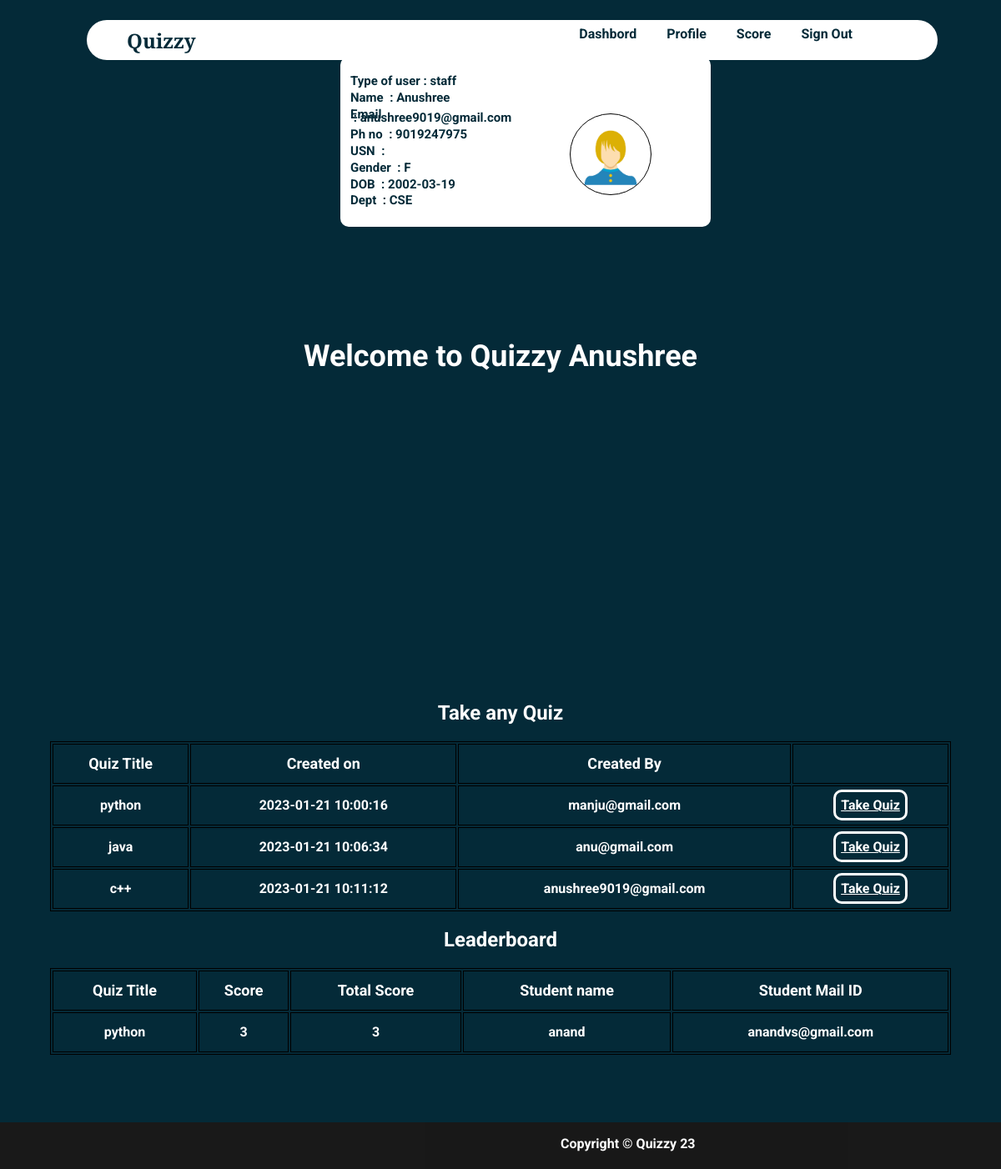
The app's page /homestud.php (signed in) with its own data.
### tables this page shows
CREATE TABLE IF NOT EXISTS `staff` (
  `staffid` varchar(10) NOT NULL,
  `name` varchar(20) NOT NULL,
  `mail` varchar(30) NOT NULL,
  `phno` varchar(10) NOT NULL,
  `gender` varchar(1) NOT NULL,
  `DOB` varchar(10) NOT NULL,
  `pw` varchar(200) NOT NULL,
  `dept` varchar(3) DEFAULT NULL,
  PRIMARY KEY (`mail`),
  UNIQUE KEY `mail` (`mail`,`phno`),
  UNIQUE KEY `staffid` (`staffid`)
);

CREATE TABLE IF NOT EXISTS `quiz` (
  `quizid` int NOT NULL AUTO_INCREMENT,
  `quizname` varchar(20) NOT NULL,
  `date_created` timestamp NOT NULL DEFAULT CURRENT_TIMESTAMP,
  `mail` varchar(30) DEFAULT NULL,
  PRIMARY KEY (`quizid`),
  KEY `mail` (`mail`)
);

CREATE TABLE IF NOT EXISTS `score` (
  `slno` int NOT NULL AUTO_INCREMENT,
  `score` int NOT NULL,
  `quizid` int NOT NULL,
  `mail` varchar(30) DEFAULT NULL,
  `totalscore` int DEFAULT NULL,
  `remark` varchar(20) DEFAULT NULL,
  PRIMARY KEY (`slno`),
  KEY `quizid` (`quizid`),
  KEY `mail` (`mail`)
);

CREATE TABLE IF NOT EXISTS `student` (
  `usn` varchar(10) NOT NULL,
  `name` varchar(20) NOT NULL,
  `mail` varchar(30) NOT NULL,
  `phno` varchar(10) NOT NULL,
  `gender` varchar(1) NOT NULL,
  `DOB` varchar(10) NOT NULL,
  `pw` varchar(200) NOT NULL,
  `dept` varchar(3) DEFAULT NULL,
  PRIMARY KEY (`mail`),
  UNIQUE KEY `mail` (`mail`),
  UNIQUE KEY `phno` (`phno`),
  UNIQUE KEY `usn` (`usn`),
  KEY `dept` (`dept`)
);

### homestud.php (the view, shortened to what this page needs)
<html>
<head>
</head>
<?php
require_once 'sql.php';
                $conn = mysqli_connect($servername, $username, $password, $dbname);if (!$conn) {
    echo "<script>alert(\"Database error retry after some time !\")</script>";
}
?>
<body style="color: #fff !important;font-weight:bolder;margin: 0 !important;font-weight: bolder !important;font-family: 'Roboto', sans-serif;">
    <div style="background-color: #042A38;height:auto;">
        <div class="navbar" style="display: grid;width: 85%;height:3rem;color:#042A38;position:fixed;border-radius:10rem;margin-top:1.5rem;margin-left:6.5rem;">
        <section style="margin-left: 3rem;height:3rem;display:grid;padding-top: 8px;padding-bottom: 3px; font-size: 1.5rem;font-family: 'Libre Baskerville', serif;">Quizzy</section>
            <ul style="display: inline-flex;padding: 0 !important;margin-top: 0;float: right;right: 10rem;top:0.8rem;position: fixed;width: 50vw;">
                <li onclick="dash()">Dashbord</li>
                <li onclick="prof()">Profile</li>
                <li onclick="score()">Score</li>
                <li onclick="lo()">Sign Out</li>
            </ul>
        </div><br><br>
        <?php
        $type1 = $_SESSION["type"];
        $username1 = $_SESSION["username"];
        $sql = "select * from " . $type1 . " where mail='{$username1}'";
        $res =   mysqli_query($conn, $sql);
        if ($res == true) {
            global $dbmail, $dbpw;
            while ($row = mysqli_fetch_array($res)) {
                $dbmail = $row['mail'];
                $dbname = $row['name'];
                $dbusn = $row['usn'];
                $dbphno = $row['phno'];
                $dbgender = $row['gender'];
                $dbdob = $row['DOB'];
                $dbdept = $row['dept'];
            }
        }
        ?>
        <center><section style="width:100vw;height:20rem;margin:0vw;margin-top:23rem;font-size:3vw;">Welcome to Quizzy&nbsp;<?php echo $dbname ?></section></center>
        <section style="color:#fff !important"><br><br><br><br><br>
        <?php
            $sql ="select * from quiz";
            $res=mysqli_query($conn,$sql);
            if($res)
            {
                echo "<center><h1 style=\"font-size:2vw;\">Take any Quiz</h1></center>";
                echo "<center><table><thead><tr><td>Quiz Title</td><td>Created on</td><td>Created By</td><td>  </td></tr></thead>";
                while ($row = mysqli_fetch_assoc($res)) {
                    echo "<tr><td>".$row["quizname"]."</td><td>".$row["date_created"]."</td><td>".$row["mail"]."</td><td><a id=\"tq\" href='takeq.php?qid=".$row['quizid']."'>Take Quiz</button></tr>";
                }
                echo "</table></center>";
            }
            ?>
        </section>
        <section class="prof" id="prof" style="display: grid;color:#042A38;">
        <div class="container1">
                <p><b>Type of user&nbsp;:&nbsp;<?php echo $type1 ?></b></p>
                <p><b>Name &nbsp;:&nbsp;<?php echo $dbname ?></b></p>
                <p><b>Email &nbsp;:&nbsp;<?php echo $dbmail ?></b></p>
                <p><b>Ph no &nbsp;:&nbsp;<?php echo $dbphno ?></b></p>
                <p><b>USN &nbsp;:&nbsp;<?php echo $dbusn ?></b></p>
                <p><b>Gender &nbsp;:&nbsp;<?php echo $dbgender ?></b></p>
                <p><b>DOB &nbsp;:&nbsp;<?php echo $dbdob ?></b></p>
                <p><b>Dept &nbsp;:&nbsp;<?php echo $dbdept ?></b></p>
        </div>
        <div class="container2">
            <img src=" images/user.png">
        </div>
        </section>
            <section style="color:#fff !important">
            <?php
            $sql="call leaderboard;";
            $res=mysqli_query($conn,$sql);
            if($res)
            {
                echo "<center><h1 style=\"font-size: 2vw\">Leaderboard</h1></center>";
                echo "<table id=\"le\"><thead><tr><td>Quiz Title</td><td>Score</td><td>Total Score</td><td>Student name</td><td>Student Mail ID</td></tr></thead>";
                while ($row = mysqli_fetch_assoc($res)) {
                    echo "<tr><td>".$row["quizname"]."</td><td>".$row["score"]."</td><td>".$row["totalscore"]."</td><td>".$row["name"]."</td><td>".$row["mail"]."</td></tr>";
                }
                echo "</table><br><br><br>";
            }
            else{
                echo mysqli_error($conn);
            }
            ?>
        </section>
    </div>
    <footer class="footer" style= "background: black; opacity: 0.9;  font-size: 1rem; height: 3.5rem;display:flex;">
        <div class="footer_copyright" style=" text-align: center;position:absolute; margin-left:42rem; color:white;" >
             <p style="padding-top: 0.01rem;">Copyright &copy; Quizzy 23</p>
        </div>
    </footer>
</body>
</html>

### homestud.php (style rules this page uses)
li { margin: 1.5vw; font-size: 1rem !important; }
ul { list-style: none; width: auto !important; font-weight: 2vw !important; }
.navbar { background-color: white !important; font-size: 1.5vw !important; position: fixed; }
a { text-decoration: none; color: #fff; }
.prof { top: 5vw; position: fixed; width: 35vw !important; height:15vw !important; margin-left: 34vw !important; margin-right: 20vw !important; background-color: #fff !important; border-radius: 10px; margin-top: 0.5rem; z-index: 1; padding: 1vw; padding-left: 1vw; display: grid; grid-template-columns: repeat(2, 1fr); gap: 10px; }
img { width: 100%; display:block; object-fit: cover; }
.container1 { color: #042A38; font-size:15px; line-height: 0.3rem; grid-column:1; }
.container2 { width:6rem; height:6rem; border-radius: 50%; overflow: hidden; margin-left: 3rem; margin-top: 3.5rem; border: 0.1rem solid black; grid-column: 2; }
table { width: 90vw; margin-left: 5vw; margin-right: 5vw; align-content: center; border: 1px solid black; }
thead { font-weight:900; font-size: 1.5vw; }
td { width: auto; border: 1px solid black; text-align: center; height: 4vw; font-weight: bold; }
#tq { text-decoration: underline; border: 3px solid #fff; padding: 0.5vw; border-radius: 10px; }
#le { margin-bottom: 2vw; }

### records on screen
staff: name "Anushree", mail "anushree9019@gmail.com", phno "9019247975", gender "F", DOB "2002-03-19", dept "CSE"
quiz: quizname "python", date_created "2023-01-21 10:00:16", mail "manju@gmail.com"
quiz: quizname "java", date_created "2023-01-21 10:06:34", mail "anu@gmail.com"
quiz: quizname "c++", date_created "2023-01-21 10:11:12", mail "anushree9019@gmail.com"
score: quizid.quizname "python", score "3", totalscore "3", mail.name "anand", mail "anandvs@gmail.com"

### other values on screen
$type1 "staff"
